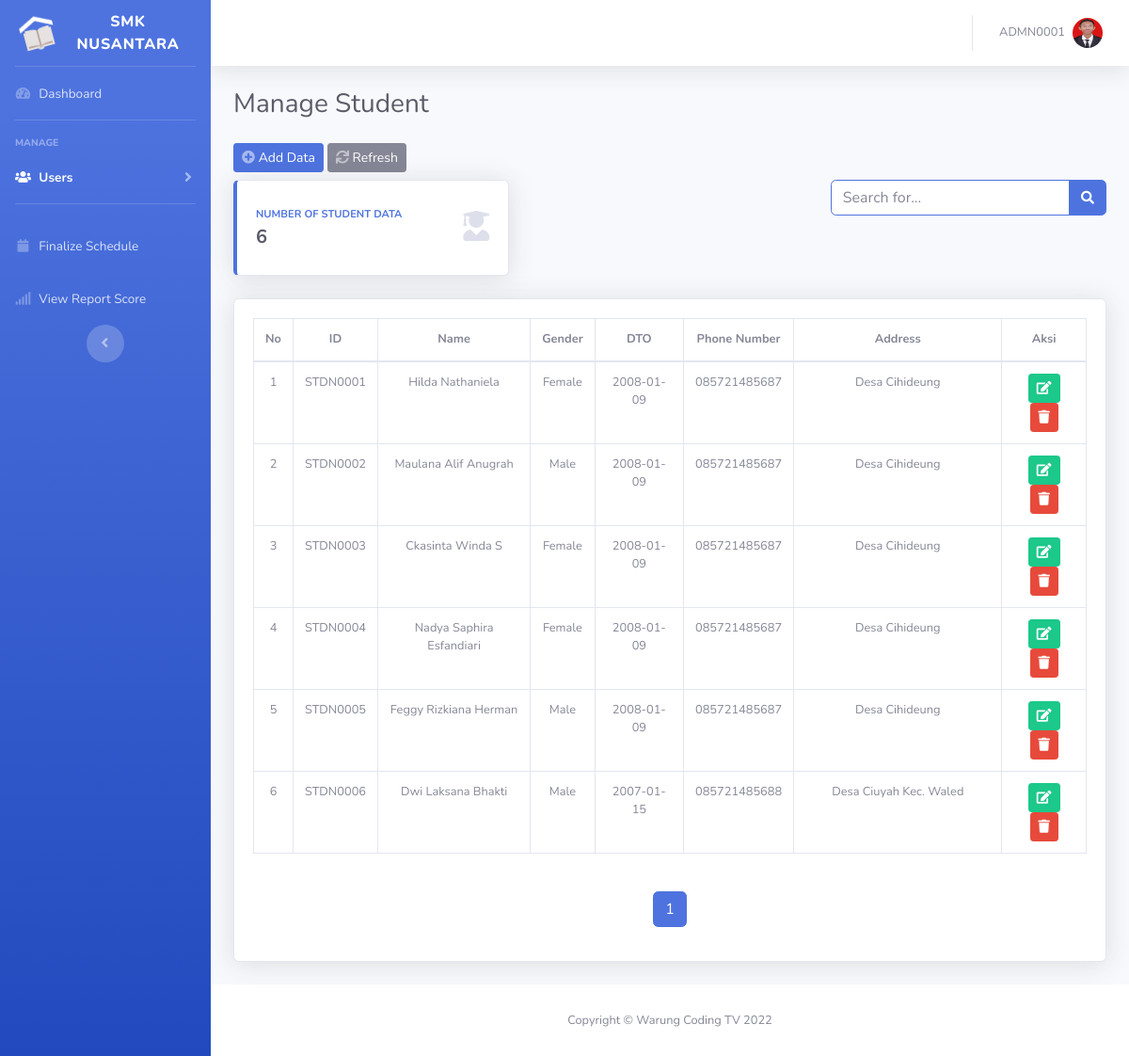
Page /admin/?menu=manage_student (signed in) on the committed database.
### tables this page shows
CREATE TABLE `tbl_user` (
  `username` varchar(8) NOT NULL,
  `password` varchar(10) NOT NULL,
  `Name` varchar(50) DEFAULT NULL,
  `Photo` varchar(100) DEFAULT NULL,
  `role` enum('admin','teacher','student','') NOT NULL
);

CREATE TABLE `tbl_student` (
  `StudentID` varchar(8) NOT NULL,
  `Username` varchar(8) DEFAULT NULL,
  `Name` varchar(50) NOT NULL,
  `Address` varchar(150) NOT NULL,
  `Gender` varchar(7) NOT NULL,
  `DateOfBirth` date NOT NULL,
  `PhoneNumber` varchar(12) NOT NULL
);

### admin/menu/manage_student.php (the view, shortened to what this page needs)
<?php
$qjumlah = mysqli_query($koneksi, "SELECT * FROM tbl_student");
$jumlah = mysqli_num_rows($qjumlah);
?>
<div class="d-sm-flex align-items-center justify-content-between mb-4">
    <h1 class="h3 mb-0 text-gray-800">Manage Student</h1>
</div>
<a href="?menu=add_student" class="btn btn-sm btn-primary mb-2">
    <span class="icon text-white-50">
        <i class="fas fa-plus-circle"></i>
    </span>
    Add Data
</a>
<a href="?menu=manage_student" class="btn btn-sm btn-secondary mb-2">
    <span class="icon text-white-50">
        <i class="fas fa-sync"></i>
    </span>
    Refresh
</a>
<div class="row justify-content-between">
    <div class="col-lg-4 mb-4">
        <div class="card border-left-primary shadow h-100 py-2">
            <div class="card-body">
                <div class="row no-gutters align-items-center">
                    <div class="col mr-2">
                        <div class="text-xs font-weight-bold text-primary text-uppercase mb-1">
                            Number of Student Data
                        </div>
                        <div class="h5 mb-0 font-weight-bold text-gray-800">
                            <?= $jumlah; ?>
                        </div>
                    </div>
                    <div class="col-auto">
                        <i class="fas fa-user-graduate fa-2x text-gray-300"></i>
                    </div>
                </div>
            </div>
        </div>
    </div>
    <div class="col-lg-4 mb-4">
        <form method="POST">
            <div class="input-group">
                <input type="text" name="inputan" class="form-control border-primary small" placeholder="Search for..." aria-label="Search" aria-describedby="basic-addon2">
                <div class="input-group-append">
                    <button name="cari" class="btn btn-primary" type="submit">
                        <i class="fas fa-search fa-sm"></i>
                    </button>
                </div>
            </div>
        </form>
    </div>
</div>
<div class="card shadow mb-4">
    <div class="card-body">
        <div class="table-responsive mb-4">
            <table class="table table-bordered text-center small" width="100%" cellspacing="0" id="data_tabel">
                <thead>
                    <tr>
                        <th>No</th>
                        <th>ID</th>
                        <th>Name</th>
                        <th>Gender</th>
                        <th>DTO</th>
                        <th>Phone Number</th>
                        <th class="w-25">Address</th>
                        <th>Aksi</th>
                    </tr>
                </thead>
                <tbody>
                    <?php
                    $batas = 10;
                    $hal = ceil($jumlah / $batas);
                    $page = (isset($_GET['hal'])) ? $_GET['hal'] : 1;
                    $posisi = ($page - 1) * $batas;
                    $no = 1 + $posisi;
                    if (isset($_POST['cari'])) {
                        if ($_POST['inputan'] == "") {
                            $q = mysqli_query($koneksi, "SELECT * FROM tbl_student limit $posisi, $batas");
                        } elseif ($_POST['inputan'] !== "") {
                            $q = mysqli_query($koneksi, "SELECT * FROM tbl_student WHERE Name LIKE '%$_POST[inputan]%' limit $posisi, $batas");
                        }
                    } else {
                        $q = mysqli_query($koneksi, "SELECT * FROM tbl_student limit $posisi, $batas");
                    }
                    $cek = mysqli_num_rows($q);
                    if ($cek < 1) {
                    ?>
                        <tr>
                            <td colspan="7">
                                <center>
                                    Data tidak Tersedia !
                                    <a href="" class="btn btn-sm btn-success"><i class="fas fa-sync-alt"></i></a>
                                </center>
                            </td>
                        </tr>
                        <?php
                    } else {
                        while ($data = mysqli_fetch_array($q)) {
                        ?>
                            <tr class="clickable-row">
                                <td><?= $no++; ?></td>
                                <td><?= $data['StudentID']; ?></td>
                                <td><?= $data['Name']; ?></td>
                                <td class="text-capitalize"><?= $data['Gender']; ?></td>
                                <td><?= $data['DateOfBirth']; ?></td>
                                <td><?= $data['PhoneNumber']; ?></td>
                                <td><?= $data['Address']; ?></td>
                                <td>
                                    <a href="?menu=edit_student&studentId=<?= $data['StudentID']; ?>" class="btn btn-sm btn-success">
                                        <span class="icon text-white-75">
                                            <i class="fas fa-edit"></i>
                                        </span>
                                    </a>
                                    <button type="button" class="btn btn-sm btn-danger delete" id="delete" data-id="<?= $data['StudentID']; ?>">
                                        <span class="icon text-white-75">
                                            <i class="fas fa-trash"></i>
                                        </span>
                                    </button>
                                </td>
                            </tr>
                    <?php
                        }
                    }
                    ?>
                </tbody>
            </table>
        </div>
        <nav aria-label="Page navigation example">
            <ul class="pagination justify-content-center">
                <?php
                for ($i = 1; $i <= $hal; $i++) {
                ?>
                    <li class="page-item <?php if ($page == $i) {
                                                echo "active";
                                            } ?>"><a class="page-link" href="?menu=manage_student&hal=<?= $i; ?>"><?= $i; ?></a></li>
                <?php
                }
                ?>
            </ul>
        </nav>
    </div>
</div>

### admin/index.php (shortened to what this page needs)
<?php
include "../inc/koneksi.php";
$qprofile = mysqli_query($koneksi, "SELECT * FROM tbl_user WHERE username = '$_SESSION[username]'");
$profile = mysqli_fetch_array($qprofile);
?>
<!DOCTYPE html>
<html lang="en">
<head>
    <link href="../assets/vendor/fontawesome-free/css/all.min.css" rel="stylesheet" type="text/css">
    <link href="../assets/css/sb-admin-2.min.css" rel="stylesheet">
</head>
<body id="page-top">
    <div id="wrapper">
        <ul class="navbar-nav bg-gradient-primary sidebar sidebar-dark accordion" id="accordionSidebar">
            <a class="sidebar-brand d-flex align-items-center justify-content-center" href="?">
                <div class="sidebar-brand-icon rotate-n-15">
                    <img src="../assets/img/brand.png" alt="">
                </div>
                <div class="sidebar-brand-text mx-3">SMK Nusantara</div>
            </a>
            <hr class="sidebar-divider my-0">
            <?php
            @$menu = $_GET['menu'];
            ?>
            <li class="nav-item <?php
                                if ($menu == "") {
                                    echo "active";
                                }
                                ?>">
                <a class="nav-link" href="?">
                    <i class="fas fa-fw fa-tachometer-alt"></i>
                    <span>Dashboard</span></a>
            </li>
            <hr class="sidebar-divider">
            <div class="sidebar-heading">
                Manage
            </div>
            <li class="nav-item <?php
                                if ($menu == "manage_student" || $menu == "add_student" || $menu == "eStudent" || $menu == "manage_teacher" || $menu == "add_teacher" || $menu == "eTeacher" || $menu == "manage_class" || $menu == "manage_schedule" || $menu == "add_schedule") {
                                    echo "active";
                                }
                                ?>">
                <a class="nav-link collapsed" href="#" data-toggle="collapse" data-target="#collapseTwo" aria-expanded="true" aria-controls="collapseTwo">
                    <i class="fas fa-fw fa-users"></i>
                    <span>Users</span>
                </a>
            </li>
            <hr class="sidebar-divider">
            <li class="nav-item <?php
                                if ($menu == "finalize_schedule") {
                                    echo "active";
                                }
                                ?>">
                <a class="nav-link" href="?menu=finalize_schedule">
                    <i class="fas fa-fw fa-calendar"></i>
                    <span>Finalize Schedule</span></a>
            </li>
            <li class="nav-item <?php
                                if ($menu == "report_score") {
                                    echo "active";
                                }
                                ?>">
                <a class="nav-link" href="?menu=report_score">
                    <i class="fas fa-fw fa-signal"></i>
                    <span>View Report Score</span></a>
            </li>
            <div class="text-center d-none d-md-inline">
                <button class="rounded-circle border-0" id="sidebarToggle"></button>
            </div>
        </ul>
        <div id="content-wrapper" class="d-flex flex-column">
            <div id="content">
                <nav class="navbar navbar-expand navbar-light bg-white topbar mb-4 static-top shadow">
                    <ul class="navbar-nav ml-auto">
                        <li class="nav-item dropdown no-arrow">
                            <a class="nav-link dropdown-toggle" href="#" id="userDropdown" role="button" data-toggle="dropdown" aria-haspopup="true" aria-expanded="false">
                                <span class="mr-2 d-none d-lg-inline text-gray-600 small"><?= $profile['username']; ?></span>
                                <img class="img-profile rounded-circle" src="../uploads/<?= $profile['Photo']; ?>" alt="">
                            </a>
                        </li>
                    </ul>
                </nav>
                <div class="container-fluid">
                    <?php
                    switch ($menu) {
                        case 'manage_student':
                            include "menu/manage_student.php";
                            break;
                    ?>
                    <?php
                    }
                    ?>
                </div>
            </div>
            <footer class="sticky-footer bg-white">
                <div class="container my-auto">
                    <div class="copyright text-center my-auto">
                        <span>Copyright &copy; Warung Coding TV 2022</span>
                    </div>
                </div>
            </footer>
        </div>
    </div>
</body>
</html>

### rows in the picture
tbl_user: username "ADMN0001", Photo (picture)
tbl_student: StudentID "STDN0001", Name "Hilda Nathaniela", Gender "Female", DateOfBirth "2008-01-09", PhoneNumber "085721485687", Address "Desa Cihideung"
tbl_student: StudentID "STDN0002", Name "Maulana Alif Anugrah", Gender "Male", DateOfBirth "2008-01-09", PhoneNumber "085721485687", Address "Desa Cihideung"
tbl_student: StudentID "STDN0003", Name "Ckasinta Winda S", Gender "Female", DateOfBirth "2008-01-09", PhoneNumber "085721485687", Address "Desa Cihideung"
tbl_student: StudentID "STDN0004", Name "Nadya Saphira Esfandiari", Gender "Female", DateOfBirth "2008-01-09", PhoneNumber "085721485687", Address "Desa Cihideung"
tbl_student: StudentID "STDN0005", Name "Feggy Rizkiana Herman", Gender "Male", DateOfBirth "2008-01-09", PhoneNumber "085721485687", Address "Desa Cihideung"
tbl_student: StudentID "STDN0006", Name "Dwi Laksana Bhakti", Gender "Male", DateOfBirth "2007-01-15", PhoneNumber "085721485688", Address "Desa Ciuyah Kec. Waled"

### other values in the picture
$jumlah "6"
